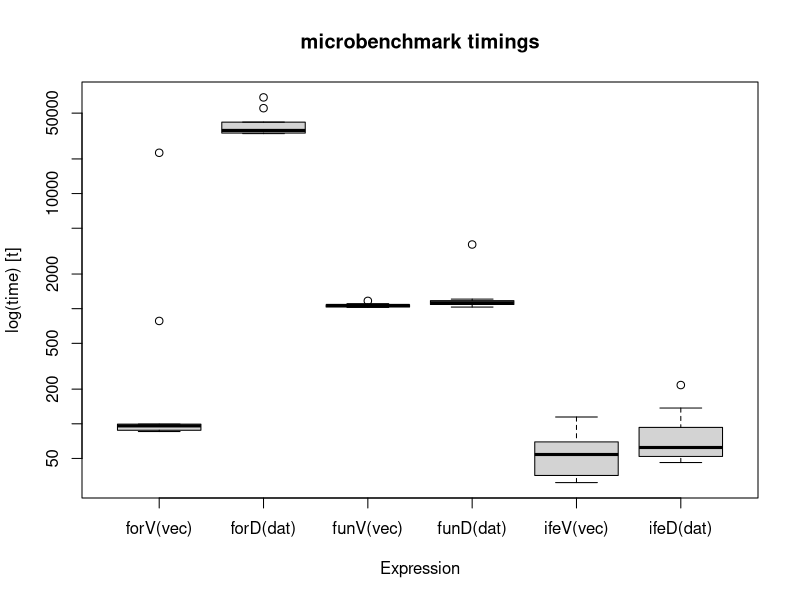

The R source for this figure:
## ---- chunk 1

knitr::opts_chunk$set(collapse = F)

## ---- chunk 2

myData <- c(1, 2, 3, 4, 5)
for(i in 1:length(myData)){
    myData[i] <- myData[i] + 1
}
myData

## ---- chunk 3

myData <- 1:15
for(i in 1:length(myData)){
    myData[i] <-  myData[i] + 1
}

## ---- chunk 4

myData <- 1:15
myData <- myData + 1

## ---- chunk 5

a <- 1:10
b <- c(2, 10)
a * b

a <- 1:10
b <- 1:3
a * b

## ---- chunk 6

set.seed(1)

## ---- chunk 7

ckFun <- function(x){
    if(x > 50) return(x - 50)
    return(x)
}
x <- round(runif(1000, 1, 100))
print(head(x, 10))
newx <- sapply(x, ckFun)
print(head(newx, 10))

## ---- chunk 8

xnew <- ifelse(x > 50, x - 50, x)

## ---- chunk 9

library(microbenchmark)

vecLen <- 1000
vec <- round(runif(vecLen, 1, 100))
dat <- data.frame(col1 = vec)

## ---- chunk 10

forV <- function(vec){
    for(i in 1:length(vec)){
        if(vec[i] > 50){
            vec[i] <- vec[i] - 50
        }
    }
    return(vec)
}

forD <- function(dat){
    for(i in 1:nrow(dat)){
        if(dat[i,1] > 50){
            dat[i,2] <- dat[i,1] - 50
        }
    }
    return(dat)
}

## ---- chunk 11
ckFun <- function(x){
    if(x > 50){
        return(x - 50)
    }
    return(x)
}

funV <- function(vec){
    return(sapply(vec, ckFun))
}

funD <- function(dat){
    dat$col2 <- sapply(dat$col1, ckFun)
    return(dat)
}
## ---- chunk 12
ifeV <- function(vec){
    return(ifelse(vec > 50, vec - 50, vec))
}

ifeD <- function(dat){
    dat$col2 <- ifelse(dat$col1 > 50,
                       dat$col1 - 50,
                       dat$col1)
    return(dat)
}
## ---- chunk 13

res <- microbenchmark(forV(vec),
                      forD(dat),
                      funV(vec),
                      funD(dat),
                      ifeV(vec),
                      ifeD(dat),
                      times = 10)

boxplot(res)

## ---- chunk 14

myList <- list(1:5,
               LETTERS[1:10],
               c(T, F, T, T))
lapply(myList, is.numeric)

## ---- chunk 15

lapply(myList, function(x) if(is.numeric(x)) sum(x) else x)

## ---- chunk 16

lapply(myList, '[', 1)

## ---- chunk 17

sapply(myList, '[', 1)
class(sapply(myList, '[', 1))

## ---- chunk 18

sapply(myList, '[', 1:3)
class(sapply(myList, '[', 1:3))

## ---- chunk 19

letFun <- function() sample(c("A", "B", "C", "7"), 500, replace = T)
slots <- data.frame(fst = letFun(), snd = letFun(), thd = letFun())
print(head(slots))

## ---- chunk 20

slotFun <- function(fst, snd, thd){
    if(fst == snd & snd == thd){
        return(paste(fst, snd, thd))
    } else {
        return(NA)
    }
}
runSlots <- mapply(slotFun, slots$fst, slots$snd, slots$thd)
length(which(runSlots == "7 7 7"))

## ---- chunk 21

## Resources
## [Functional Progamming - Advanced R](htt://adv-r.had.co.nz/Functional-programming.html)  
## [A Practical Introduction To Functional Programming](https://maryrosecook.com/blog/post/a-practical-introduction-to-functional-programming)  

